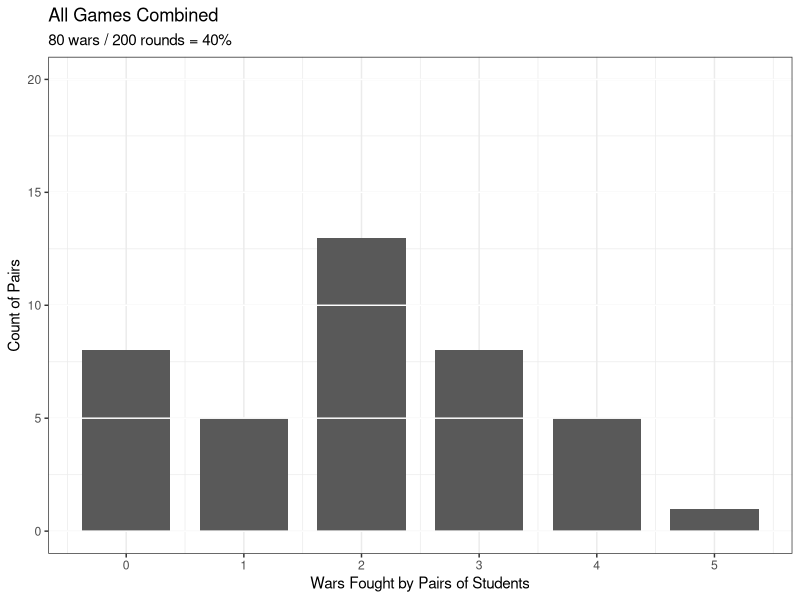
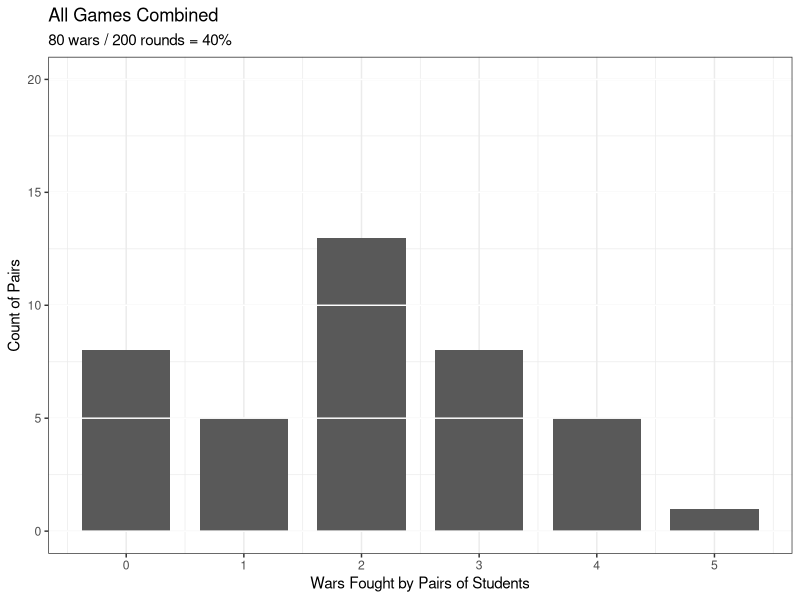
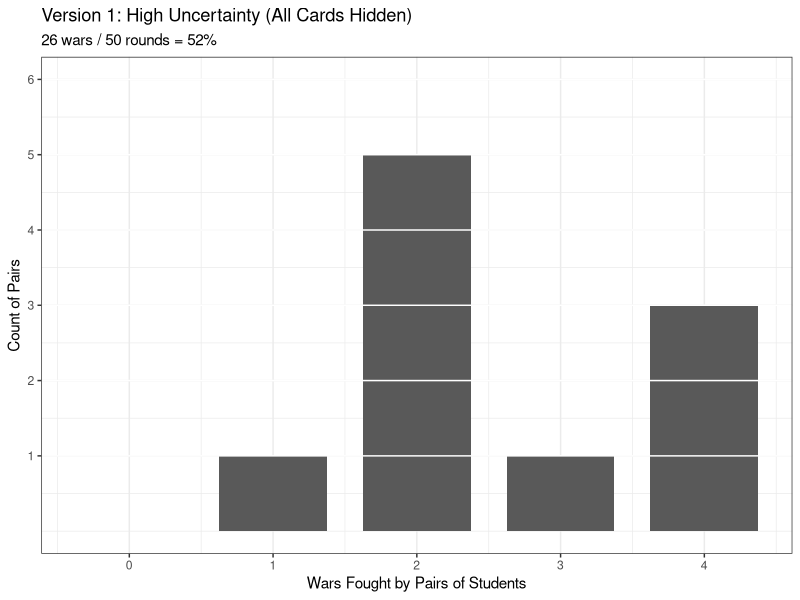
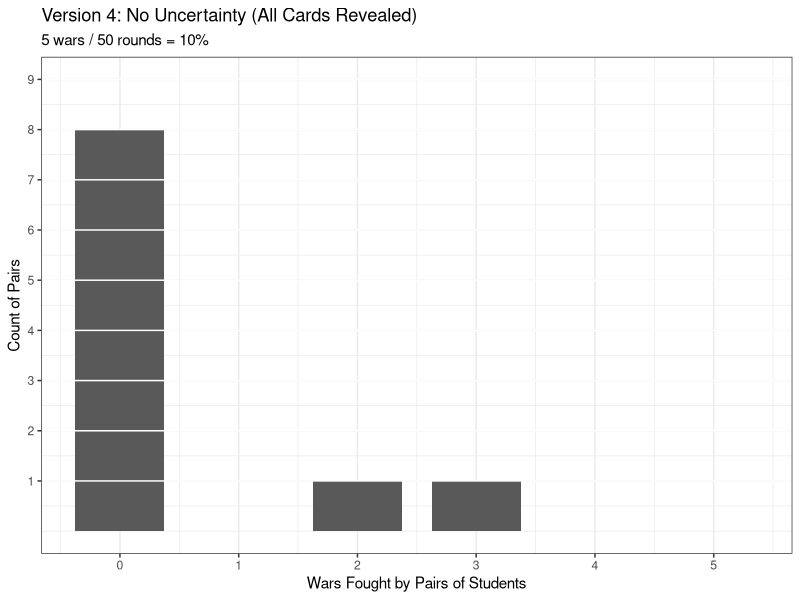
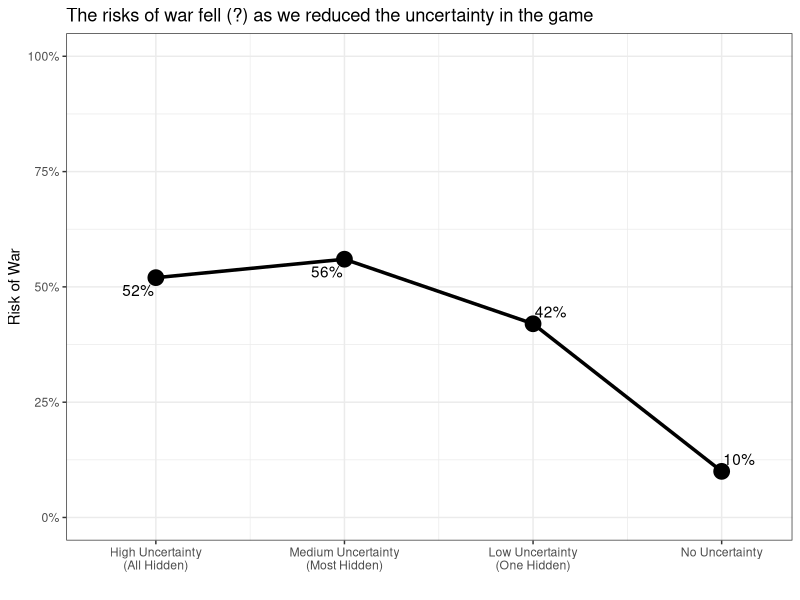

Generate these figures, in order, with R:
## ---- chunk 1
# background-size="1920px 1080px"
library(tidyverse)
library(readxl)
## ---- chunk 2
library(tidyverse)

# Record class data 
# Last time (FA25): 26, 38, 28, 2

## Fall 2026 (10 pairs)
# Wars and number of pennies for the winner
d <- tibble(
  Version1 = c(1, 2, 4, 2, 4, 2, 2, 3, 4, 2), #  26 total 
  Version2 = c(1, 3, 2, 4, 3, 2, 3, 5, 3, 2), #  28 total 
  Version3 = c(1, 3, 2, 1, 3, 2, 2, 1, 2, 4), #  21 total 
  Version4 = c(0, 3, 0, 0, 2, 0, 0, 0, 0, 0) #  5 total 
)


da <- d |>
  pivot_longer(cols = c(Version1, Version2, Version3, Version4), names_to = "Version", values_to = "Wars")

d2 <- d %>%
  pivot_longer(cols = c(Version1, Version2, Version3, Version4), names_to = "Version", values_to = "Wars") %>%
  mutate(
    Uncertainty = case_when(
      Version == "Version1" ~ "High Uncertainty (All Hidden)",
      Version == "Version2" ~ "Medium Uncertainty (Most Hidden)",
      Version == "Version3" ~ "Low Uncertainty (One Hidden)",
      Version == "Version4" ~ "No Uncertainty"),
    Uncertainty2 = case_when(
      Version == "Version1" ~ "All Cards Hidden",
      Version == "Version2" ~ "Reveal One Card",
      Version == "Version3" ~ "Reveal Two Cards",
      Version == "Version4" ~ "Reveal All Cards"),
    Uncertainty3 = factor(Uncertainty2, levels = c("All Cards Hidden", "Reveal One Card", "Reveal Two Cards", "Reveal All Cards"))
  )

# Bar (all) 500x325
d2 %>%
  ggplot(aes(x = Wars)) +
  geom_bar(width = .75) + #, fill = "darkgrey"
  theme_bw() +
  labs(x = "Wars Fought by Pairs of Students", y = "Count of Pairs", title = "All Games Combined",
       subtitle = str_c(sum(da$Wars), " wars / ", nrow(da) * 5, " rounds = ", round(sum(da$Wars)/(nrow(da) * 5), 3) * 100, "%")) +
  scale_y_continuous(breaks = seq(0, 20, 5)) +
  scale_x_continuous(breaks = seq(0, 5, 1)) +
  geom_hline(yintercept = seq(0, 20, 5), color = "white")

# d2 %>%
#    summarize(
#      pairings = n(),
#      wars = sum(Wars),
#      possible = pairings * 5, #rounds per game
#      proportion = wars/possible
#    )
## ---- chunk 3
# Bar (all) 500x325
p1 <- d2 %>%
  ggplot(aes(x = Wars)) +
  geom_bar(width = .75) + #, fill = "darkgrey"
  theme_bw() +
  labs(x = "Wars Fought by Pairs of Students", y = "Count of Pairs", title = "All Games Combined",
       subtitle = str_c(sum(da$Wars), " wars / ", nrow(da) * 5, " rounds = ", round(sum(da$Wars)/(nrow(da) * 5), 3) * 100, "%")) +
  scale_y_continuous(breaks = seq(0, 20, 5)) +
  scale_x_continuous(breaks = seq(0, 5, 1)) +
  geom_hline(yintercept = seq(0, 20, 5), color = "white")

p1
## ---- chunk 4
# Bar (game version 1) 500x325

da_v1 <- da |> filter(Version == "Version1")

# Identify missing values 0-5 wars and add
x1 <- d2 %>%
  filter(Version == "Version1") %>%
  count(Wars) |>
  select(n)

x2 <- 0:5 %in% x1[[1]]

x3 <- 0:5

d2 %>%
  filter(Version == "Version1") %>%
  count(Wars) %>%
  add_row(Wars = x3[!x2], n = 0) %>%
  arrange(Wars) %>%
  ggplot(aes(x = Wars, y=n)) +
  geom_col(width = .75) +
  theme_bw() +
  labs(x = "Wars Fought by Pairs of Students", y = "Count of Pairs", title = "Version 1: High Uncertainty (All Cards Hidden)",
       subtitle = str_c(sum(da_v1$Wars), " wars / ", nrow(da_v1) * 5, " rounds = ", round(sum(da_v1$Wars)/(nrow(da_v1) * 5), 3) * 100, "%")) +
  scale_x_continuous(breaks = 0:5) +
  scale_y_continuous(breaks = 0:max(x1$n) + 1) +
  geom_hline(yintercept = seq(1, max(x1$n) + 1), color = "white")
## ---- chunk 5
 d2 %>%
   group_by(Version) %>%
   summarize(
     pairings = n(),
     wars = sum(Wars),
     possible = pairings * 5, #rounds per game
     proportion = wars/possible
   ) |>
  filter(Version == "Version1")
## ---- chunk 6
# Bar (game version 1) 500x325

da_v4 <- da |> filter(Version == "Version4")

# Identify missing values 0-5 wars and add
x1 <- d2 %>%
  filter(Version == "Version4") %>%
  count(Wars)

x2 <- 0:5 %in% x1[[1]]

x3 <- 0:5

d2 %>%
  filter(Version == "Version4") %>%
  count(Wars) %>%
  add_row(Wars = x3[!x2], n = 0) %>%
  arrange(Wars) %>%
  ggplot(aes(x = Wars, y=n)) +
  geom_col(width = .75) +
  theme_bw() +
  labs(x = "Wars Fought by Pairs of Students", y = "Count of Pairs", title = "Version 4: No Uncertainty (All Cards Revealed)",
       subtitle = str_c(sum(da_v4$Wars), " wars / ", nrow(da_v4) * 5, " rounds = ", round(sum(da_v4$Wars)/(nrow(da_v4) * 5), 3) * 100, "%")) +
  scale_x_continuous(breaks = 0:5) +
  scale_y_continuous(breaks = 0:max(x1$n) + 1) +
  geom_hline(yintercept = seq(1, max(x1$n) + 1), color = "white")


## ---- chunk 7
 d2 %>%
   group_by(Version) %>%
   summarize(
     pairings = n(),
     wars = sum(Wars),
     possible = pairings * 5, #rounds per game
     proportion = wars/possible
   ) |>
  filter(Version == "Version4")
## ---- chunk 8
# Summary stats
# d2 |>
#   mutate(
#     Uncertainty_f = factor(Uncertainty, levels = c("High Uncertainty (All Hidden)", "Medium Uncertainty (Most Hidden)", "Low Uncertainty (One Hidden)", "No Uncertainty"))
#   ) |>
#   group_by(Uncertainty_f) |>
#    summarize(
#      pairings = n(),
#      wars = sum(Wars),
#      possible = pairings * 5, #rounds per game
#      proportion = round(wars/possible, 2)
#    ) |>
#   select(-pairings) |>
#   kableExtra::kbl(col.names = c("Level of Uncertainty", "Wars", "Rounds", "Proportion")) |>
#   kableExtra::kable_styling(font_size = 30)

# Try a version as a plot
tab1 <- d2 |>
  mutate(
    Uncertainty_f = factor(Uncertainty, levels = c("High Uncertainty (All Hidden)", "Medium Uncertainty (Most Hidden)", "Low Uncertainty (One Hidden)", "No Uncertainty"))
  ) |>
  group_by(Uncertainty_f) |>
   summarize(
     pairings = n(),
     wars = sum(Wars),
     possible = pairings * 5, #rounds per game
     proportion = round(wars/possible, 2)
   ) |>
  select(-pairings) |>
  mutate(
    order1 = 1:4
  )

labs1 <- c("High Uncertainty\n(All Hidden)", "Medium Uncertainty\n(Most Hidden)", "Low Uncertainty\n(One Hidden)", "No Uncertainty")

labs2 <- tab1$proportion

tab1 |>
  ggplot(aes(x = order1, y = proportion)) +
  geom_line(linewidth = 1.2) +
  geom_point(size = 5) +
  scale_y_continuous(limits = c(0, 1), labels = scales::percent_format()) +
  scale_x_continuous(labels = labs1, limits = c(.7,4.2), breaks = 1:4) +
  theme_bw() +
  labs(x = "", y = "Risk of War", title = "The risks of war fell (?) as we reduced the uncertainty in the game") +
  ggrepel::geom_text_repel(aes(label = str_c(100*labs2, "%")))



## ---- chunk 9
d2 |>
  mutate(
    Uncertainty_f = factor(Uncertainty, levels = c("High Uncertainty (All Hidden)", "Medium Uncertainty (Most Hidden)", "Low Uncertainty (One Hidden)", "No Uncertainty"))
  ) |>
  group_by(Uncertainty_f) |>
   summarize(
     pairings = n(),
     wars = sum(Wars),
     possible = pairings * 5, #rounds per game
     proportion = round(wars/possible, 2)
   ) |>
  select(-pairings)
